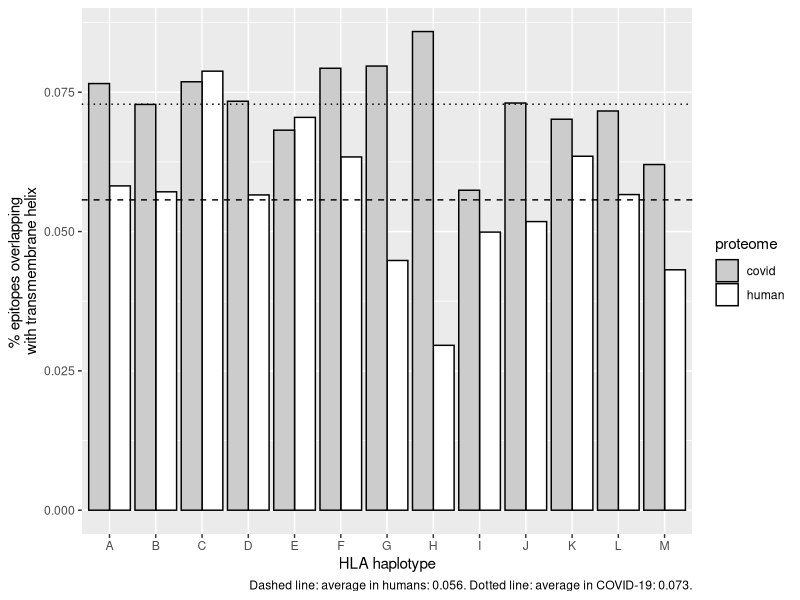

Recreate this plot in R. (Note: this script raises an error after producing the figure.)
## ---- chunk 1
knitr::opts_chunk$set(echo = TRUE)
## ---- chunk 2
library(testthat)
library(ggplot2)
## ---- chunk 3
# n: sample size, equals the number of HLA haplotypes
n <- 13
# f denotes 'fraction', a value between 0.0 and 1.0
f_human <- rnorm(n = n, mean = 0.053, sd = 0.01)
f_covid <- rnorm(n = n, mean = runif(n = 1, min = 0.03, max = 0.1), sd = 0.01)
expect_true(all(f_human > 0.0))
expect_true(all(f_human < 1.0))
expect_true(all(f_covid > 0.0))
expect_true(all(f_covid < 1.0))
## ---- chunk 4
df <- tibble::tibble(
  proteome = rep(c("human", "covid"), each = n),
  haplotype = rep(LETTERS[1:n], time = 2),
  f = c(f_human, f_covid)
)
df$proteome <- as.factor(df$proteome)
df$haplotype <- as.factor(df$haplotype)
## ---- chunk 5
knitr::kable(df)
## ---- chunk 6
write.csv(df, "table_1.csv", row.names = FALSE)
## ---- chunk 7
t <- ks.test(x = f_human, y = f_covid)
print(t)
## ---- chunk 8
alpha <- 0.05
if (t$p.value <= alpha) {
  print("Reject that the two samples are taken from a same distribution") 
} else {
  print("Accept that the two samples are taken from a same distribution")
}
## ---- chunk 9
ggplot(df, aes(x = haplotype, y = f, fill = proteome)) + 
  scale_fill_manual(values = c("human" = "#ffffff", "covid" = "#cccccc")) +
  geom_col(position = position_dodge(), color = "#000000") + xlab("HLA haplotype") + 
  ylab("% epitopes overlapping \nwith transmembrane helix") +
  geom_hline(yintercept = mean(f_human), lty = "dashed") +
  geom_hline(yintercept = mean(f_covid), lty = "dotted") +
  labs(
    caption = paste0(
      "Dashed line: average in humans: ", formatC(mean(f_human), digits = 2),". ",
      "Dotted line: average in COVID-19: ", formatC(mean(f_covid), digits = 2),"."  
    )
  ) + ggsave("fig_1.png", width = 7, height = 7)
